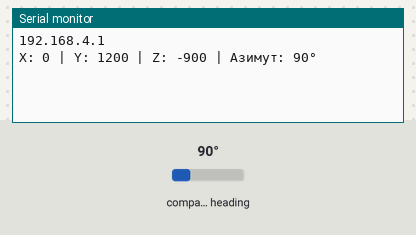
A sketch run on a simulated ESP32. Shown: the last lines printed to the serial monitor. Inputs (shaded band) come from the test bench; at power-on: compass heading 90°.

Above: at 1.2 s.
1.3 s: compass heading set to 7°
At 2.6 s:
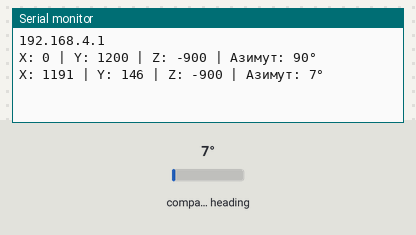
2.8 s: compass heading set to 180°
At 3.7 s:
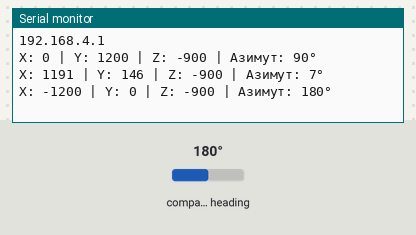
Timing chart, 0 to 5.8 s (numbered marks = the images above; inputs shaded):
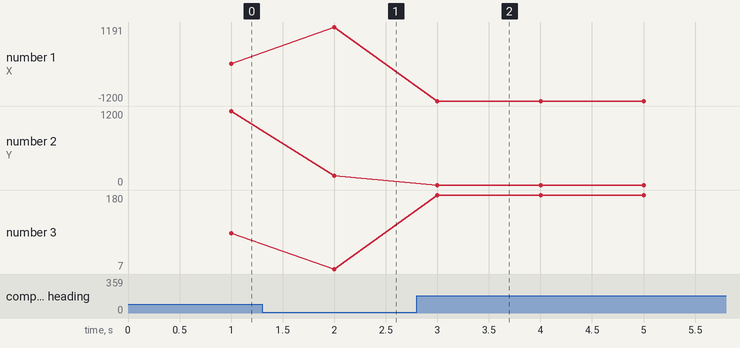

The sketch:

kompass_smotri.ino
```cpp
#include <Wire.h>
#include <QMC5883LCompass.h>
#include <WiFi.h>
#include <WebServer.h>

QMC5883LCompass compass;
WebServer server(80);

const char* ssid = "ESP32-Compass";
const char* password = "12345678";

void setup() {
  Serial.begin(115200);

  Wire.begin(8, 9); // SDA=GPIO8, SCL=GPIO9

  compass.init();
  compass.setMode(0x01, 0x0C, 0x10, 0xC0);

  WiFi.softAP(ssid, password);
  Serial.println(WiFi.softAPIP());

  server.on("/data", []() {
    compass.read();
    int x = compass.getX();
    int y = compass.getY();
    int z = compass.getZ();
    int az = compass.getAzimuth();
    String json = "{\"x\":" + String(x) +
                  ",\"y\":" + String(y) +
                  ",\"z\":" + String(z) +
                  ",\"azimuth\":" + String(az) + "}";
    server.send(200, "application/json", json);
  });

server.on("/", []() {
    server.send(200, "text/html", R"(
<!DOCTYPE html><html><head><meta charset='utf-8'>
<title>Компас и дрон</title>
<style>
*{box-sizing:border-box;margin:0;padding:0}
body{font-family:sans-serif;background:#0f0f13;color:#fff;padding:1rem}
.grid{display:grid;grid-template-columns:1fr 1fr;gap:1rem}

canvas{display:block;background:#161620;border-radius:12px}
.label{font-size:11px;color:#fff;text-align:center;margin-top:4px} /* Мелкий текст подписей*/
.stats{display:grid;grid-template-columns:1fr 1fr;gap:8px;margin-top:1rem}
.stat{background:#1e1e2a;border-radius:8px;padding:10px;text-align:center}
.stat .lbl{font-size:11px;color:#fff;margin-bottom:4px}
.stat .val{font-size:20px;font-weight:500;color:#fff}
.legend{margin-top:1rem;background:#1e1e2a;border-radius:8px;padding:12px;font-size:12px;display:grid;grid-template-columns:1fr 1fr;gap:6px}
.li{display:flex;align-items:center;gap:8px;color:#fff} /* цвет мелкого текста*/
.dot{width:10px;height:10px;border-radius:50%;flex-shrink:0}
</style></head>
<body>
<div class='grid'>
  <div>
    <canvas id='drone' width='300' height='300'></canvas>
    <div class='label'>Вид сверху. Вращается по азимуту</div>
  </div>
  <div>
    <canvas id='plane' width='300' height='300'></canvas>
    <div class='label'>Магнитное поле X/Y + наклон Z</div>
  </div>
</div>
<div class='stats'>
  <div class='stat'><div class='lbl'>X (мГс)</div><div class='val' id='vx'>—</div></div>
  <div class='stat'><div class='lbl'>Y (мГс)</div><div class='val' id='vy'>—</div></div>
  <div class='stat'><div class='lbl'>Z (мГс)</div><div class='val' id='vz'>—</div></div>
  <div class='stat'><div class='lbl'>Азимут</div><div class='val' style='color:#4af' id='azVal'>—°</div></div>
</div>
<div class='legend'>
  <div class='li'><div class='dot' style='background:#4af'></div>Передние моторы (север)</div>
  <div class='li'><div class='dot' style='background:#f84'></div>Задние моторы (юг)</div>
  <div class='li'><div class='dot' style='background:#4af'></div>Стрелка азимута</div>
  <div class='li'><div class='dot' style='background:#4af'></div>Точка на плоскости (X/Y)</div>
  <div class='li'><div class='dot' style='background:#4f8;border-radius:50%;border:2px solid #4f8'></div>Кружок зелёный — Z↑ (наклон вверх)</div>
  <div class='li'><div class='dot' style='background:transparent;border:2px solid #f84;border-radius:50%'></div>Кружок оранж — Z↓ (наклон вниз)</div>
</div>
<script>
const dc=document.getElementById('drone').getContext('2d');
const pc=document.getElementById('plane').getContext('2d');

let curAz=0,curX=0,curY=0,curZ=0;
let tAz=0,tX=0,tY=0,tZ=0;
const LERP=0.12;

function lerp(a,b,t){return a+(b-a)*t;}
function lerpAngle(a,b,t){
  let d=b-a;
  while(d>180)d-=360;while(d<-180)d+=360;
  return a+d*t;
}

function drawDrone(a){
  const cx=150,cy=150;
  dc.clearRect(0,0,300,300); //размер

  dc.strokeStyle='#1a1a2a';dc.lineWidth=1;dc.setLineDash([3,3]);
  dc.beginPath();dc.arc(cx,cy,90,0,Math.PI*2);dc.stroke();
  dc.beginPath();dc.arc(cx,cy,50,0,Math.PI*2);dc.stroke();
  dc.setLineDash([]);

  dc.fillStyle='#fff';dc.font='10px sans-serif';dc.textAlign='center';
  dc.fillText('N',cx,cy-95);dc.fillText('S',cx,cy+105);
  dc.fillText('E',cx+97,cy+4);dc.fillText('W',cx-97,cy+4);

  const tickAngles=[0,45,90,135,180,225,270,315];
  tickAngles.forEach(ta=>{
    const tr=ta*Math.PI/180;
    dc.strokeStyle='#2a2a3a';dc.lineWidth=1;
    dc.beginPath();
    dc.moveTo(cx+85*Math.sin(tr),cy-85*Math.cos(tr));
    dc.lineTo(cx+95*Math.sin(tr),cy-95*Math.cos(tr));
    dc.stroke();
  });

  dc.save();dc.translate(cx,cy);dc.rotate(a*Math.PI/180);

  dc.strokeStyle='#2a2a3a';dc.lineWidth=3;
  dc.beginPath();dc.moveTo(-62,-62);dc.lineTo(62,62);dc.stroke();
  dc.beginPath();dc.moveTo(62,-62);dc.lineTo(-62,62);dc.stroke();

  dc.strokeStyle='#333';dc.lineWidth=1.5;
  dc.beginPath();dc.moveTo(-62,-62);dc.lineTo(62,62);dc.stroke();
  dc.beginPath();dc.moveTo(62,-62);dc.lineTo(-62,62);dc.stroke();

  const arms=[[-62,-62],[62,-62],[62,62],[-62,62]];
  const cols=['#4af','#4af','#f84','#f84'];
  arms.forEach(([x,y],i)=>{
    dc.beginPath();dc.arc(x,y,20,0,Math.PI*2);
    dc.fillStyle='#12121e';dc.fill();
    dc.strokeStyle=cols[i];dc.lineWidth=2;dc.stroke();

    dc.beginPath();
    const start=-Math.PI/2;
    dc.arc(x,y,15,start,start+Math.PI*1.5);
    dc.strokeStyle=cols[i]+'99';dc.lineWidth=1.5;dc.stroke();
  });

  dc.beginPath();dc.arc(0,0,24,0,Math.PI*2);
  dc.fillStyle='#1e1e30';dc.fill();
  dc.strokeStyle='#4af';dc.lineWidth=2;dc.stroke();
  dc.beginPath();dc.arc(0,0,10,0,Math.PI*2);
  dc.fillStyle='#4af33';dc.fill();
  dc.strokeStyle='#4af';dc.lineWidth=1;dc.stroke();

  dc.restore();

  const ar=(a-90)*Math.PI/180;
  dc.strokeStyle='#4af';dc.lineWidth=2;
  dc.beginPath();dc.moveTo(cx,cy);
  dc.lineTo(cx+75*Math.cos(ar),cy+75*Math.sin(ar));
  dc.stroke();
  dc.beginPath();dc.arc(cx+75*Math.cos(ar),cy+75*Math.sin(ar),3,0,Math.PI*2);
  dc.fillStyle='#4af';dc.fill();
}

function drawPlane(x,y,z){
  const cx=150,cy=150,scale=0.08; /* центр*/
  pc.clearRect(0,0,300,300); /*размер всего*/

  for(let i=0;i<=10;i++){
    const gx=20+i*26,gy=20+i*26;
    pc.strokeStyle='#1c1c28';pc.lineWidth=1;
    pc.beginPath();pc.moveTo(gx,20);pc.lineTo(gx,280);pc.stroke();
    pc.beginPath();pc.moveTo(20,gy);pc.lineTo(280,gy);pc.stroke();
  }

  pc.strokeStyle='#333';pc.lineWidth=1.5;
  pc.beginPath();pc.moveTo(cx,20);pc.lineTo(cx,280);pc.stroke();
  pc.beginPath();pc.moveTo(20,cy);pc.lineTo(280,cy);pc.stroke();

  pc.fillStyle='#fff';pc.font='10px sans-serif';pc.textAlign='center';
  pc.fillText('+X',272,cy-6);pc.fillText('-X',30,cy-6);
  pc.textAlign='left';
  pc.fillText('+Y',cx+4,28);pc.fillText('-Y',cx+4,276);

  const px=Math.max(25,Math.min(275,cx+x*scale));
  const py=Math.max(25,Math.min(275,cy-y*scale));

  pc.strokeStyle='#4af44';pc.lineWidth=1;pc.setLineDash([3,4]);
  pc.beginPath();pc.moveTo(cx,cy);pc.lineTo(px,py);pc.stroke();
  dc.setLineDash([]);
  pc.setLineDash([]);

  const zn=Math.max(-2000,Math.min(2000,z));
  const zr=Math.abs(zn)/2000*20+6;
  pc.beginPath();pc.arc(px,py,zr,0,Math.PI*2);
  pc.strokeStyle=zn>=0?'#4f8':'#f84';pc.lineWidth=1.5;pc.stroke();

  pc.beginPath();pc.arc(px,py,6,0,Math.PI*2);
  pc.fillStyle='#4af';pc.fill();

  pc.fillStyle='#fff';pc.font='10px sans-serif';pc.textAlign='left';
  const zDir=zn>=0?'↑ вверх':'↓ вниз';
  pc.fillText('Z: '+Math.round(z)+' '+zDir,8,292);
}

function animate(){
  curAz=lerpAngle(curAz,tAz,LERP);
  curX=lerp(curX,tX,LERP);
  curY=lerp(curY,tY,LERP);
  curZ=lerp(curZ,tZ,LERP);
  drawDrone(curAz);
  drawPlane(curX,curY,curZ);
  requestAnimationFrame(animate);
}

async function update(){
  try{
    const r=await fetch('/data');
    const d=await r.json();
    let a=d.azimuth;if(a<0)a+=360;
    tAz=a;tX=d.x;tY=d.y;tZ=d.z;
    document.getElementById('vx').textContent=d.x;
    document.getElementById('vy').textContent=d.y;
    document.getElementById('vz').textContent=d.z;
    document.getElementById('azVal').textContent=a+'°';
  }catch(e){}
  setTimeout(update,300);
}

animate();update();
</script></body></html>
    )");
  });

  server.begin();
}

void loop() {
  server.handleClient();

  static unsigned long lastPrint = 0;
  if (millis() - lastPrint >= 1000) {
    lastPrint = millis();

    compass.read();
    int x = compass.getX();
    int y = compass.getY();
    int z = compass.getZ();
    int az = compass.getAzimuth();
    if (az < 0) az += 360;
    Serial.print("X: "); Serial.print(x);
    Serial.print(" | Y: "); Serial.print(y);
    Serial.print(" | Z: "); Serial.print(z);
    Serial.print(" | Азимут: "); Serial.print(az);
    Serial.println("°");
  }
}
```

Measured:
- after the input at 1.3 s, the serial monitor: prints a new line after 0.70 s (image 1)
- after the input at 2.8 s, the serial monitor: prints a new line after 0.20 s (image 2)
- plotted number 1: 0 → 1191 after the input at 1.3 s, 1191 → -1200 after the input at 2.8 s
- plotted number 2: 1200 → 146 after the input at 1.3 s
- plotted number 3: 90 → 7 after the input at 1.3 s, 7 → 180 after the input at 2.8 s
